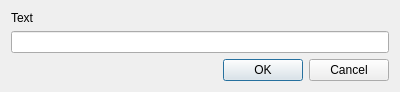
<?xml version="1.0" encoding="UTF-8"?>
<ui version="4.0">
 <class>TextInputDialog</class>
 <widget class="QDialog" name="TextInputDialog">
  <property name="geometry">
   <rect>
    <x>0</x>
    <y>0</y>
    <width>400</width>
    <height>91</height>
   </rect>
  </property>
  <property name="windowTitle">
   <string>Dialog</string>
  </property>
  <layout class="QVBoxLayout" name="verticalLayout">
   <item>
    <widget class="QLabel" name="label">
     <property name="text">
      <string>Text</string>
     </property>
    </widget>
   </item>
   <item>
    <widget class="QLineEdit" name="lineEditListName"/>
   </item>
   <item>
    <widget class="QDialogButtonBox" name="buttonBox">
     <property name="orientation">
      <enum>Qt::Horizontal</enum>
     </property>
     <property name="standardButtons">
      <set>QDialogButtonBox::Cancel|QDialogButtonBox::Ok</set>
     </property>
    </widget>
   </item>
  </layout>
 </widget>
 <resources/>
 <connections>
  <connection>
   <sender>buttonBox</sender>
   <signal>accepted()</signal>
   <receiver>TextInputDialog</receiver>
   <slot>accept()</slot>
   <hints>
    <hint type="sourcelabel">
     <x>248</x>
     <y>254</y>
    </hint>
    <hint type="destinationlabel">
     <x>157</x>
     <y>274</y>
    </hint>
   </hints>
  </connection>
  <connection>
   <sender>buttonBox</sender>
   <signal>rejected()</signal>
   <receiver>TextInputDialog</receiver>
   <slot>reject()</slot>
   <hints>
    <hint type="sourcelabel">
     <x>316</x>
     <y>260</y>
    </hint>
    <hint type="destinationlabel">
     <x>286</x>
     <y>274</y>
    </hint>
   </hints>
  </connection>
 </connections>
</ui>
